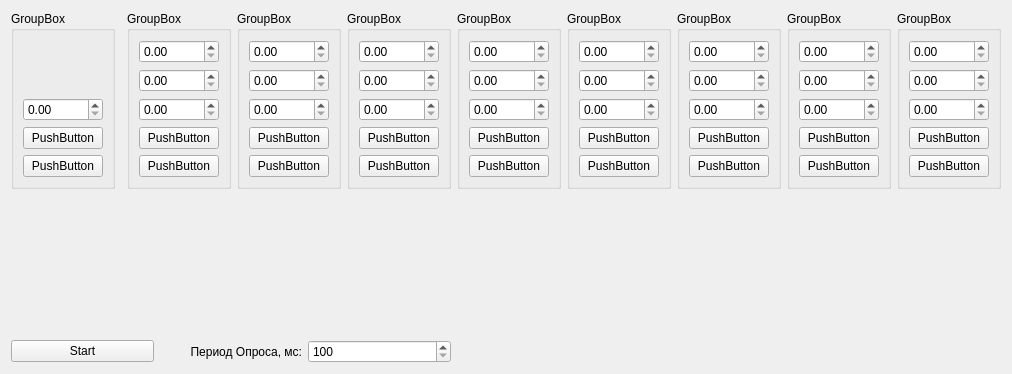
<?xml version="1.0" encoding="UTF-8"?>
<ui version="4.0">
 <class>Form</class>
 <widget class="QWidget" name="Form">
  <property name="geometry">
   <rect>
    <x>0</x>
    <y>0</y>
    <width>927</width>
    <height>374</height>
   </rect>
  </property>
  <property name="windowTitle">
   <string>Form</string>
  </property>
  <layout class="QGridLayout" name="gridLayout">
   <item row="0" column="7">
    <widget class="QGroupBox" name="gbChannel_6">
     <property name="title">
      <string>GroupBox</string>
     </property>
     <layout class="QVBoxLayout" name="verticalLayout_7">
      <item>
       <widget class="QDoubleSpinBox" name="dsbVoltage_6"/>
      </item>
      <item>
       <widget class="QDoubleSpinBox" name="dsbCurrent_6"/>
      </item>
      <item>
       <widget class="QDoubleSpinBox" name="dsbSetCurrent_6"/>
      </item>
      <item>
       <widget class="QPushButton" name="pbTogleCurrent_7">
        <property name="text">
         <string>PushButton</string>
        </property>
       </widget>
      </item>
      <item>
       <widget class="QPushButton" name="pbTogleShort_7">
        <property name="text">
         <string>PushButton</string>
        </property>
       </widget>
      </item>
     </layout>
    </widget>
   </item>
   <item row="0" column="6">
    <widget class="QGroupBox" name="gbChannel_5">
     <property name="title">
      <string>GroupBox</string>
     </property>
     <layout class="QVBoxLayout" name="verticalLayout_6">
      <item>
       <widget class="QDoubleSpinBox" name="dsbVoltage_5"/>
      </item>
      <item>
       <widget class="QDoubleSpinBox" name="dsbCurrent_5"/>
      </item>
      <item>
       <widget class="QDoubleSpinBox" name="dsbSetCurrent_5"/>
      </item>
      <item>
       <widget class="QPushButton" name="pbTogleCurrent_6">
        <property name="text">
         <string>PushButton</string>
        </property>
       </widget>
      </item>
      <item>
       <widget class="QPushButton" name="pbTogleShort_6">
        <property name="text">
         <string>PushButton</string>
        </property>
       </widget>
      </item>
     </layout>
    </widget>
   </item>
   <item row="0" column="3">
    <widget class="QGroupBox" name="gbChannel_2">
     <property name="title">
      <string>GroupBox</string>
     </property>
     <layout class="QVBoxLayout" name="verticalLayout_3">
      <item>
       <widget class="QDoubleSpinBox" name="dsbVoltage_2"/>
      </item>
      <item>
       <widget class="QDoubleSpinBox" name="dsbCurrent_2"/>
      </item>
      <item>
       <widget class="QDoubleSpinBox" name="dsbSetCurrent_2"/>
      </item>
      <item>
       <widget class="QPushButton" name="pbTogleCurrent_3">
        <property name="text">
         <string>PushButton</string>
        </property>
       </widget>
      </item>
      <item>
       <widget class="QPushButton" name="pbTogleShort_3">
        <property name="text">
         <string>PushButton</string>
        </property>
       </widget>
      </item>
     </layout>
    </widget>
   </item>
   <item row="0" column="2">
    <widget class="QGroupBox" name="gbChannel_1">
     <property name="title">
      <string>GroupBox</string>
     </property>
     <layout class="QVBoxLayout" name="verticalLayout_2">
      <item>
       <widget class="QDoubleSpinBox" name="dsbVoltage_1"/>
      </item>
      <item>
       <widget class="QDoubleSpinBox" name="dsbCurrent_1"/>
      </item>
      <item>
       <widget class="QDoubleSpinBox" name="dsbSetCurrent_1"/>
      </item>
      <item>
       <widget class="QPushButton" name="pbTogleCurrent_2">
        <property name="text">
         <string>PushButton</string>
        </property>
       </widget>
      </item>
      <item>
       <widget class="QPushButton" name="pbTogleShort_2">
        <property name="text">
         <string>PushButton</string>
        </property>
       </widget>
      </item>
     </layout>
    </widget>
   </item>
   <item row="0" column="4">
    <widget class="QGroupBox" name="gbChannel_3">
     <property name="title">
      <string>GroupBox</string>
     </property>
     <layout class="QVBoxLayout" name="verticalLayout_4">
      <item>
       <widget class="QDoubleSpinBox" name="dsbVoltage_3"/>
      </item>
      <item>
       <widget class="QDoubleSpinBox" name="dsbCurrent_3"/>
      </item>
      <item>
       <widget class="QDoubleSpinBox" name="dsbSetCurrent_3"/>
      </item>
      <item>
       <widget class="QPushButton" name="pbTogleCurrent_4">
        <property name="text">
         <string>PushButton</string>
        </property>
       </widget>
      </item>
      <item>
       <widget class="QPushButton" name="pbTogleShort_4">
        <property name="text">
         <string>PushButton</string>
        </property>
       </widget>
      </item>
     </layout>
    </widget>
   </item>
   <item row="0" column="5">
    <widget class="QGroupBox" name="gbChannel_4">
     <property name="title">
      <string>GroupBox</string>
     </property>
     <layout class="QVBoxLayout" name="verticalLayout_5">
      <item>
       <widget class="QDoubleSpinBox" name="dsbVoltage_4"/>
      </item>
      <item>
       <widget class="QDoubleSpinBox" name="dsbCurrent_4"/>
      </item>
      <item>
       <widget class="QDoubleSpinBox" name="dsbSetCurrent_4"/>
      </item>
      <item>
       <widget class="QPushButton" name="pbTogleCurrent_5">
        <property name="text">
         <string>PushButton</string>
        </property>
       </widget>
      </item>
      <item>
       <widget class="QPushButton" name="pbTogleShort_5">
        <property name="text">
         <string>PushButton</string>
        </property>
       </widget>
      </item>
     </layout>
    </widget>
   </item>
   <item row="0" column="0">
    <widget class="QGroupBox" name="gbChannel_0">
     <property name="title">
      <string>GroupBox</string>
     </property>
     <layout class="QVBoxLayout" name="verticalLayout">
      <item>
       <spacer name="verticalSpacer">
        <property name="orientation">
         <enum>Qt::Vertical</enum>
        </property>
        <property name="sizeHint" stdset="0">
         <size>
          <width>20</width>
          <height>40</height>
         </size>
        </property>
       </spacer>
      </item>
      <item>
       <widget class="QDoubleSpinBox" name="dsbSetCurrentAll"/>
      </item>
      <item>
       <widget class="QPushButton" name="pbTogleCurrentAll">
        <property name="text">
         <string>PushButton</string>
        </property>
       </widget>
      </item>
      <item>
       <widget class="QPushButton" name="pbTogleShortAll">
        <property name="text">
         <string>PushButton</string>
        </property>
       </widget>
      </item>
     </layout>
    </widget>
   </item>
   <item row="0" column="9">
    <widget class="QGroupBox" name="gbChannel_8">
     <property name="title">
      <string>GroupBox</string>
     </property>
     <layout class="QVBoxLayout" name="verticalLayout_9">
      <item>
       <widget class="QDoubleSpinBox" name="dsbVoltage_8"/>
      </item>
      <item>
       <widget class="QDoubleSpinBox" name="dsbCurrent_8"/>
      </item>
      <item>
       <widget class="QDoubleSpinBox" name="dsbSetCurrent_8"/>
      </item>
      <item>
       <widget class="QPushButton" name="pbTogleCurrent_9">
        <property name="text">
         <string>PushButton</string>
        </property>
       </widget>
      </item>
      <item>
       <widget class="QPushButton" name="pbTogleShort_9">
        <property name="text">
         <string>PushButton</string>
        </property>
       </widget>
      </item>
     </layout>
    </widget>
   </item>
   <item row="0" column="8">
    <widget class="QGroupBox" name="gbChannel_7">
     <property name="title">
      <string>GroupBox</string>
     </property>
     <layout class="QVBoxLayout" name="verticalLayout_8">
      <item>
       <widget class="QDoubleSpinBox" name="dsbVoltage_7"/>
      </item>
      <item>
       <widget class="QDoubleSpinBox" name="dsbCurrent_7"/>
      </item>
      <item>
       <widget class="QDoubleSpinBox" name="dsbSetCurrent_7"/>
      </item>
      <item>
       <widget class="QPushButton" name="pbTogleCurrent_8">
        <property name="text">
         <string>PushButton</string>
        </property>
       </widget>
      </item>
      <item>
       <widget class="QPushButton" name="pbTogleShort_8">
        <property name="text">
         <string>PushButton</string>
        </property>
       </widget>
      </item>
     </layout>
    </widget>
   </item>
   <item row="1" column="0">
    <spacer name="verticalSpacer_2">
     <property name="orientation">
      <enum>Qt::Vertical</enum>
     </property>
     <property name="sizeHint" stdset="0">
      <size>
       <width>20</width>
       <height>40</height>
      </size>
     </property>
    </spacer>
   </item>
   <item row="2" column="0" colspan="5">
    <layout class="QHBoxLayout">
     <item>
      <widget class="QPushButton" name="pbStar">
       <property name="text">
        <string>Start</string>
       </property>
      </widget>
     </item>
     <item>
      <widget class="QLabel" name="label">
       <property name="text">
        <string>Период Опроса, мс:</string>
       </property>
       <property name="alignment">
        <set>Qt::AlignRight|Qt::AlignTrailing|Qt::AlignVCenter</set>
       </property>
      </widget>
     </item>
     <item>
      <widget class="QSpinBox" name="spinBox">
       <property name="minimum">
        <number>100</number>
       </property>
       <property name="maximum">
        <number>10000</number>
       </property>
       <property name="singleStep">
        <number>10</number>
       </property>
      </widget>
     </item>
    </layout>
   </item>
  </layout>
 </widget>
 <resources/>
 <connections>
  <connection>
   <sender>dsbSetCurrentAll</sender>
   <signal>valueChanged(double)</signal>
   <receiver>dsbSetCurrent_1</receiver>
   <slot>setValue(double)</slot>
   <hints>
    <hint type="sourcelabel">
     <x>67</x>
     <y>103</y>
    </hint>
    <hint type="destinationlabel">
     <x>164</x>
     <y>103</y>
    </hint>
   </hints>
  </connection>
  <connection>
   <sender>dsbSetCurrentAll</sender>
   <signal>valueChanged(double)</signal>
   <receiver>dsbSetCurrent_2</receiver>
   <slot>setValue(double)</slot>
   <hints>
    <hint type="sourcelabel">
     <x>35</x>
     <y>103</y>
    </hint>
    <hint type="destinationlabel">
     <x>254</x>
     <y>101</y>
    </hint>
   </hints>
  </connection>
  <connection>
   <sender>dsbSetCurrentAll</sender>
   <signal>valueChanged(double)</signal>
   <receiver>dsbSetCurrent_3</receiver>
   <slot>setValue(double)</slot>
   <hints>
    <hint type="sourcelabel">
     <x>57</x>
     <y>103</y>
    </hint>
    <hint type="destinationlabel">
     <x>363</x>
     <y>103</y>
    </hint>
   </hints>
  </connection>
  <connection>
   <sender>dsbSetCurrentAll</sender>
   <signal>valueChanged(double)</signal>
   <receiver>dsbSetCurrent_4</receiver>
   <slot>setValue(double)</slot>
   <hints>
    <hint type="sourcelabel">
     <x>44</x>
     <y>103</y>
    </hint>
    <hint type="destinationlabel">
     <x>475</x>
     <y>102</y>
    </hint>
   </hints>
  </connection>
  <connection>
   <sender>dsbSetCurrentAll</sender>
   <signal>valueChanged(double)</signal>
   <receiver>dsbSetCurrent_5</receiver>
   <slot>setValue(double)</slot>
   <hints>
    <hint type="sourcelabel">
     <x>47</x>
     <y>103</y>
    </hint>
    <hint type="destinationlabel">
     <x>568</x>
     <y>103</y>
    </hint>
   </hints>
  </connection>
  <connection>
   <sender>dsbSetCurrentAll</sender>
   <signal>valueChanged(double)</signal>
   <receiver>dsbSetCurrent_6</receiver>
   <slot>setValue(double)</slot>
   <hints>
    <hint type="sourcelabel">
     <x>93</x>
     <y>103</y>
    </hint>
    <hint type="destinationlabel">
     <x>667</x>
     <y>101</y>
    </hint>
   </hints>
  </connection>
  <connection>
   <sender>dsbSetCurrentAll</sender>
   <signal>valueChanged(double)</signal>
   <receiver>dsbSetCurrent_7</receiver>
   <slot>setValue(double)</slot>
   <hints>
    <hint type="sourcelabel">
     <x>82</x>
     <y>103</y>
    </hint>
    <hint type="destinationlabel">
     <x>760</x>
     <y>102</y>
    </hint>
   </hints>
  </connection>
  <connection>
   <sender>dsbSetCurrentAll</sender>
   <signal>valueChanged(double)</signal>
   <receiver>dsbSetCurrent_8</receiver>
   <slot>setValue(double)</slot>
   <hints>
    <hint type="sourcelabel">
     <x>28</x>
     <y>103</y>
    </hint>
    <hint type="destinationlabel">
     <x>870</x>
     <y>102</y>
    </hint>
   </hints>
  </connection>
 </connections>
</ui>
